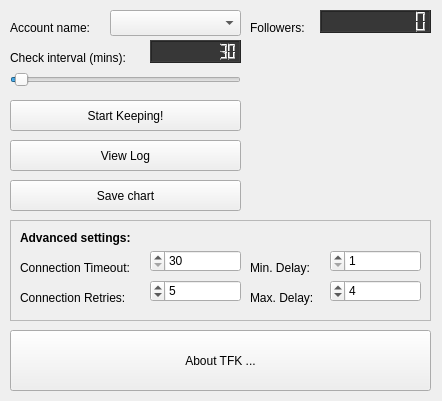
<?xml version="1.0" encoding="UTF-8"?>
<ui version="4.0">
 <class>MainWindow</class>
 <widget class="QMainWindow" name="MainWindow">
  <property name="windowModality">
   <enum>Qt::NonModal</enum>
  </property>
  <property name="geometry">
   <rect>
    <x>0</x>
    <y>0</y>
    <width>442</width>
    <height>401</height>
   </rect>
  </property>
  <property name="sizePolicy">
   <sizepolicy hsizetype="Fixed" vsizetype="Fixed">
    <horstretch>0</horstretch>
    <verstretch>0</verstretch>
   </sizepolicy>
  </property>
  <property name="windowTitle">
   <string>Twitter Followers Keeper</string>
  </property>
  <property name="windowIcon">
   <iconset resource="resources.qrc">
    <normaloff>:/imagenes/icono</normaloff>:/imagenes/icono</iconset>
  </property>
  <property name="autoFillBackground">
   <bool>false</bool>
  </property>
  <widget class="QWidget" name="centralwidget">
   <widget class="QLabel" name="label">
    <property name="geometry">
     <rect>
      <x>10</x>
      <y>20</y>
      <width>101</width>
      <height>16</height>
     </rect>
    </property>
    <property name="text">
     <string>Account name:</string>
    </property>
   </widget>
   <widget class="QLabel" name="label_2">
    <property name="geometry">
     <rect>
      <x>10</x>
      <y>50</y>
      <width>141</width>
      <height>16</height>
     </rect>
    </property>
    <property name="text">
     <string>Check interval (mins):</string>
    </property>
   </widget>
   <widget class="QSlider" name="sldInterval">
    <property name="geometry">
     <rect>
      <x>10</x>
      <y>70</y>
      <width>231</width>
      <height>19</height>
     </rect>
    </property>
    <property name="minimum">
     <number>1</number>
    </property>
    <property name="maximum">
     <number>1440</number>
    </property>
    <property name="value">
     <number>30</number>
    </property>
    <property name="orientation">
     <enum>Qt::Horizontal</enum>
    </property>
   </widget>
   <widget class="QPushButton" name="btnStart">
    <property name="geometry">
     <rect>
      <x>10</x>
      <y>100</y>
      <width>231</width>
      <height>31</height>
     </rect>
    </property>
    <property name="text">
     <string>Start Keeping!</string>
    </property>
    <property name="icon">
     <iconset resource="resources.qrc">
      <normaloff>:/imagenes/imagenes/Glasses.png</normaloff>:/imagenes/imagenes/Glasses.png</iconset>
    </property>
   </widget>
   <widget class="QLCDNumber" name="lcdFollowers">
    <property name="geometry">
     <rect>
      <x>320</x>
      <y>10</y>
      <width>111</width>
      <height>23</height>
     </rect>
    </property>
    <property name="font">
     <font>
      <weight>75</weight>
      <bold>true</bold>
     </font>
    </property>
    <property name="toolTip">
     <string extracomment="Account followers count"/>
    </property>
    <property name="autoFillBackground">
     <bool>false</bool>
    </property>
    <property name="styleSheet">
     <string notr="true">QLCDNumber{
    color: rgb(0, 0, 0 );    
    background-color: rgb(55,55,55);
}</string>
    </property>
    <property name="numDigits">
     <number>10</number>
    </property>
   </widget>
   <widget class="QLabel" name="label_4">
    <property name="geometry">
     <rect>
      <x>250</x>
      <y>20</y>
      <width>61</width>
      <height>16</height>
     </rect>
    </property>
    <property name="text">
     <string>Followers:</string>
    </property>
   </widget>
   <widget class="QPushButton" name="btnViewLog">
    <property name="geometry">
     <rect>
      <x>10</x>
      <y>140</y>
      <width>231</width>
      <height>31</height>
     </rect>
    </property>
    <property name="text">
     <string>View Log</string>
    </property>
    <property name="icon">
     <iconset resource="resources.qrc">
      <normaloff>:/imagenes/imagenes/log.png</normaloff>:/imagenes/imagenes/log.png</iconset>
    </property>
   </widget>
   <widget class="QLabel" name="label_5">
    <property name="geometry">
     <rect>
      <x>250</x>
      <y>40</y>
      <width>181</width>
      <height>171</height>
     </rect>
    </property>
    <property name="text">
     <string/>
    </property>
    <property name="pixmap">
     <pixmap resource="resources.qrc">:/imagenes/logo</pixmap>
    </property>
    <property name="scaledContents">
     <bool>true</bool>
    </property>
   </widget>
   <widget class="QPushButton" name="btnSaveChart">
    <property name="geometry">
     <rect>
      <x>10</x>
      <y>180</y>
      <width>231</width>
      <height>31</height>
     </rect>
    </property>
    <property name="text">
     <string>Save chart</string>
    </property>
    <property name="icon">
     <iconset resource="resources.qrc">
      <normaloff>:/imagenes/imagenes/chart.png</normaloff>:/imagenes/imagenes/chart.png</iconset>
    </property>
    <property name="iconSize">
     <size>
      <width>20</width>
      <height>20</height>
     </size>
    </property>
   </widget>
   <widget class="QLCDNumber" name="lcdInterval">
    <property name="geometry">
     <rect>
      <x>150</x>
      <y>40</y>
      <width>91</width>
      <height>23</height>
     </rect>
    </property>
    <property name="font">
     <font>
      <weight>75</weight>
      <bold>true</bold>
     </font>
    </property>
    <property name="toolTip">
     <string extracomment="Followers check interval"/>
    </property>
    <property name="styleSheet">
     <string notr="true">QLCDNumber{
    color: rgb(0, 0, 0 );    
    background-color: rgb(55,55,55);
}
</string>
    </property>
    <property name="numDigits">
     <number>10</number>
    </property>
    <property name="intValue" stdset="0">
     <number>30</number>
    </property>
   </widget>
   <widget class="QFrame" name="frame">
    <property name="geometry">
     <rect>
      <x>10</x>
      <y>220</y>
      <width>421</width>
      <height>101</height>
     </rect>
    </property>
    <property name="frameShape">
     <enum>QFrame::StyledPanel</enum>
    </property>
    <property name="frameShadow">
     <enum>QFrame::Raised</enum>
    </property>
    <widget class="QLabel" name="label_3">
     <property name="geometry">
      <rect>
       <x>10</x>
       <y>10</y>
       <width>131</width>
       <height>16</height>
      </rect>
     </property>
     <property name="font">
      <font>
       <weight>75</weight>
       <bold>true</bold>
      </font>
     </property>
     <property name="text">
      <string>Advanced settings:</string>
     </property>
    </widget>
    <widget class="QLabel" name="label_6">
     <property name="geometry">
      <rect>
       <x>10</x>
       <y>40</y>
       <width>131</width>
       <height>16</height>
      </rect>
     </property>
     <property name="text">
      <string>Connection Timeout:</string>
     </property>
    </widget>
    <widget class="QLabel" name="label_7">
     <property name="geometry">
      <rect>
       <x>10</x>
       <y>70</y>
       <width>131</width>
       <height>16</height>
      </rect>
     </property>
     <property name="text">
      <string>Connection Retries:</string>
     </property>
    </widget>
    <widget class="QSpinBox" name="spbTimeout">
     <property name="geometry">
      <rect>
       <x>140</x>
       <y>30</y>
       <width>91</width>
       <height>22</height>
      </rect>
     </property>
     <property name="toolTip">
      <string extracomment="Connection timeout (seconds) [30,3600]"/>
     </property>
     <property name="layoutDirection">
      <enum>Qt::RightToLeft</enum>
     </property>
     <property name="readOnly">
      <bool>false</bool>
     </property>
     <property name="minimum">
      <number>30</number>
     </property>
     <property name="maximum">
      <number>3600</number>
     </property>
    </widget>
    <widget class="QSpinBox" name="spbRetries">
     <property name="geometry">
      <rect>
       <x>140</x>
       <y>60</y>
       <width>91</width>
       <height>22</height>
      </rect>
     </property>
     <property name="toolTip">
      <string extracomment="Connection retries (&gt;1)"/>
     </property>
     <property name="layoutDirection">
      <enum>Qt::RightToLeft</enum>
     </property>
     <property name="readOnly">
      <bool>false</bool>
     </property>
     <property name="minimum">
      <number>1</number>
     </property>
     <property name="maximum">
      <number>999999999</number>
     </property>
     <property name="value">
      <number>5</number>
     </property>
    </widget>
    <widget class="QSpinBox" name="spbMinDelay">
     <property name="geometry">
      <rect>
       <x>320</x>
       <y>30</y>
       <width>91</width>
       <height>22</height>
      </rect>
     </property>
     <property name="toolTip">
      <string extracomment="Connection timeout (seconds) [30,3600]"/>
     </property>
     <property name="layoutDirection">
      <enum>Qt::RightToLeft</enum>
     </property>
     <property name="readOnly">
      <bool>false</bool>
     </property>
     <property name="minimum">
      <number>1</number>
     </property>
     <property name="maximum">
      <number>999999999</number>
     </property>
     <property name="value">
      <number>1</number>
     </property>
    </widget>
    <widget class="QLabel" name="label_8">
     <property name="geometry">
      <rect>
       <x>240</x>
       <y>70</y>
       <width>71</width>
       <height>16</height>
      </rect>
     </property>
     <property name="text">
      <string>Max. Delay:</string>
     </property>
    </widget>
    <widget class="QLabel" name="label_9">
     <property name="geometry">
      <rect>
       <x>240</x>
       <y>40</y>
       <width>71</width>
       <height>16</height>
      </rect>
     </property>
     <property name="text">
      <string>Min. Delay:</string>
     </property>
    </widget>
    <widget class="QSpinBox" name="spbMaxDelay">
     <property name="geometry">
      <rect>
       <x>320</x>
       <y>60</y>
       <width>91</width>
       <height>22</height>
      </rect>
     </property>
     <property name="toolTip">
      <string extracomment="Connection retries (&gt;1)"/>
     </property>
     <property name="layoutDirection">
      <enum>Qt::RightToLeft</enum>
     </property>
     <property name="readOnly">
      <bool>false</bool>
     </property>
     <property name="minimum">
      <number>1</number>
     </property>
     <property name="maximum">
      <number>999999999</number>
     </property>
     <property name="value">
      <number>4</number>
     </property>
    </widget>
   </widget>
   <widget class="QPushButton" name="btnAbout">
    <property name="geometry">
     <rect>
      <x>10</x>
      <y>330</y>
      <width>421</width>
      <height>61</height>
     </rect>
    </property>
    <property name="text">
     <string>About TFK ...</string>
    </property>
    <property name="icon">
     <iconset resource="resources.qrc">
      <normaloff>:/imagenes/icono</normaloff>:/imagenes/icono</iconset>
    </property>
    <property name="iconSize">
     <size>
      <width>48</width>
      <height>48</height>
     </size>
    </property>
   </widget>
   <widget class="QComboBox" name="cboAccount">
    <property name="geometry">
     <rect>
      <x>110</x>
      <y>10</y>
      <width>131</width>
      <height>26</height>
     </rect>
    </property>
    <property name="toolTip">
     <string extracomment="Account name to keep"/>
    </property>
   </widget>
  </widget>
 </widget>
 <resources>
  <include location="resources.qrc"/>
 </resources>
 <connections/>
</ui>
